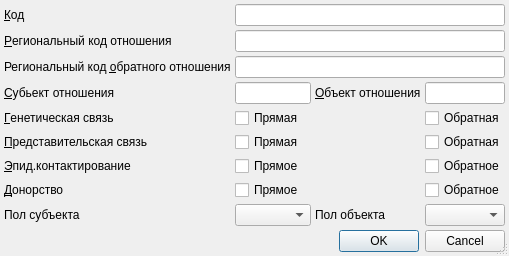
<?xml version="1.0" encoding="UTF-8"?>
<ui version="4.0">
 <class>ItemEditorDialog</class>
 <widget class="QDialog" name="ItemEditorDialog">
  <property name="geometry">
   <rect>
    <x>0</x>
    <y>0</y>
    <width>490</width>
    <height>250</height>
   </rect>
  </property>
  <property name="windowTitle">
   <string>ChangeMe!</string>
  </property>
  <property name="sizeGripEnabled">
   <bool>true</bool>
  </property>
  <layout class="QGridLayout" name="gridLayout">
   <property name="margin">
    <number>4</number>
   </property>
   <property name="spacing">
    <number>4</number>
   </property>
   <item row="0" column="0">
    <widget class="QLabel" name="lblCode">
     <property name="text">
      <string>&amp;Код</string>
     </property>
     <property name="buddy">
      <cstring>edtCode</cstring>
     </property>
    </widget>
   </item>
   <item row="0" column="1" colspan="3">
    <widget class="QLineEdit" name="edtCode"/>
   </item>
   <item row="1" column="0">
    <widget class="QLabel" name="lblRegionalCode">
     <property name="text">
      <string>&amp;Региональный код отношения</string>
     </property>
     <property name="buddy">
      <cstring>edtRegionalCode</cstring>
     </property>
    </widget>
   </item>
   <item row="1" column="1" colspan="3">
    <widget class="QLineEdit" name="edtRegionalCode"/>
   </item>
   <item row="3" column="0">
    <widget class="QLabel" name="lblLeftName">
     <property name="text">
      <string>&amp;Субьект отношения</string>
     </property>
     <property name="buddy">
      <cstring>edtLeftName</cstring>
     </property>
    </widget>
   </item>
   <item row="3" column="1">
    <widget class="QLineEdit" name="edtLeftName">
     <property name="toolTip">
      <string>&lt;!DOCTYPE HTML PUBLIC &quot;-//W3C//DTD HTML 4.0//EN&quot; &quot;http://www.w3.org/TR/REC-html40/strict.dtd&quot;&gt;
&lt;html&gt;&lt;head&gt;&lt;meta name=&quot;qrichtext&quot; content=&quot;1&quot; /&gt;&lt;style type=&quot;text/css&quot;&gt;
p, li { white-space: pre-wrap; }
&lt;/style&gt;&lt;/head&gt;&lt;body style=&quot; font-family:'MS Shell Dlg 2'; font-size:8.25pt; font-weight:400; font-style:normal;&quot;&gt;
&lt;p style=&quot; margin-top:0px; margin-bottom:0px; margin-left:0px; margin-right:0px; -qt-block-indent:0; text-indent:0px;&quot;&gt;&lt;span style=&quot; font-size:8pt;&quot;&gt;(лат.) предметы, всякое лицо, вещь, о коих говорится.&lt;/span&gt;&lt;/p&gt;
&lt;p style=&quot; margin-top:0px; margin-bottom:0px; margin-left:0px; margin-right:0px; -qt-block-indent:0; text-indent:0px;&quot;&gt;&lt;span style=&quot; font-size:8pt;&quot;&gt;--&lt;/span&gt;&lt;/p&gt;
&lt;p style=&quot; margin-top:0px; margin-bottom:0px; margin-left:0px; margin-right:0px; -qt-block-indent:0; text-indent:0px;&quot;&gt;&lt;span style=&quot; font-size:8pt;&quot;&gt;Словарь Даля &lt;/span&gt;&lt;/p&gt;&lt;/body&gt;&lt;/html&gt;</string>
     </property>
    </widget>
   </item>
   <item row="3" column="2">
    <widget class="QLabel" name="lblRightName">
     <property name="text">
      <string>&amp;Объект отношения</string>
     </property>
     <property name="buddy">
      <cstring>edtRightName</cstring>
     </property>
    </widget>
   </item>
   <item row="3" column="3">
    <widget class="QLineEdit" name="edtRightName">
     <property name="toolTip">
      <string>&lt;!DOCTYPE HTML PUBLIC &quot;-//W3C//DTD HTML 4.0//EN&quot; &quot;http://www.w3.org/TR/REC-html40/strict.dtd&quot;&gt;
&lt;html&gt;&lt;head&gt;&lt;meta name=&quot;qrichtext&quot; content=&quot;1&quot; /&gt;&lt;style type=&quot;text/css&quot;&gt;
p, li { white-space: pre-wrap; }
&lt;/style&gt;&lt;/head&gt;&lt;body style=&quot; font-family:'MS Shell Dlg 2'; font-size:8.25pt; font-weight:400; font-style:normal;&quot;&gt;
&lt;p style=&quot; margin-top:0px; margin-bottom:0px; margin-left:0px; margin-right:0px; -qt-block-indent:0; text-indent:0px;&quot;&gt;&lt;span style=&quot; font-size:8pt;&quot;&gt;(лат.) предмет противоположный субъекту.&lt;/span&gt;&lt;/p&gt;
&lt;p style=&quot; margin-top:0px; margin-bottom:0px; margin-left:0px; margin-right:0px; -qt-block-indent:0; text-indent:0px;&quot;&gt;&lt;span style=&quot; font-size:8pt;&quot;&gt;--&lt;/span&gt;&lt;/p&gt;
&lt;p style=&quot; margin-top:0px; margin-bottom:0px; margin-left:0px; margin-right:0px; -qt-block-indent:0; text-indent:0px;&quot;&gt;&lt;span style=&quot; font-size:8pt;&quot;&gt;Словарь Даля&lt;/span&gt;&lt;/p&gt;&lt;/body&gt;&lt;/html&gt;</string>
     </property>
    </widget>
   </item>
   <item row="4" column="0">
    <widget class="QLabel" name="lblGenetic">
     <property name="text">
      <string>&amp;Генетическая связь</string>
     </property>
     <property name="buddy">
      <cstring>chkDirectGeneticRelation</cstring>
     </property>
    </widget>
   </item>
   <item row="4" column="1">
    <widget class="QCheckBox" name="chkDirectGeneticRelation">
     <property name="toolTip">
      <string>Передача генетического материала от субъекта к объекту</string>
     </property>
     <property name="text">
      <string>Прямая</string>
     </property>
    </widget>
   </item>
   <item row="4" column="3">
    <widget class="QCheckBox" name="chkBackwardGeneticRelation">
     <property name="toolTip">
      <string>&lt;!DOCTYPE HTML PUBLIC &quot;-//W3C//DTD HTML 4.0//EN&quot; &quot;http://www.w3.org/TR/REC-html40/strict.dtd&quot;&gt;
&lt;html&gt;&lt;head&gt;&lt;meta name=&quot;qrichtext&quot; content=&quot;1&quot; /&gt;&lt;style type=&quot;text/css&quot;&gt;
p, li { white-space: pre-wrap; }
&lt;/style&gt;&lt;/head&gt;&lt;body style=&quot; font-family:'MS Shell Dlg 2'; font-size:8.25pt; font-weight:400; font-style:normal;&quot;&gt;
&lt;p style=&quot; margin-top:0px; margin-bottom:0px; margin-left:0px; margin-right:0px; -qt-block-indent:0; text-indent:0px;&quot;&gt;&lt;span style=&quot; font-size:8pt;&quot;&gt;Передача генетического материала от объекта к субъекту&lt;/span&gt;&lt;/p&gt;&lt;/body&gt;&lt;/html&gt;</string>
     </property>
     <property name="text">
      <string>Обратная</string>
     </property>
    </widget>
   </item>
   <item row="5" column="0">
    <widget class="QLabel" name="lblRepresentative">
     <property name="text">
      <string>&amp;Представительская связь</string>
     </property>
     <property name="buddy">
      <cstring>chkDirectRepresentativeRelation</cstring>
     </property>
    </widget>
   </item>
   <item row="5" column="1">
    <widget class="QCheckBox" name="chkDirectRepresentativeRelation">
     <property name="toolTip">
      <string>Субъект является представителем объекта</string>
     </property>
     <property name="text">
      <string>Прямая</string>
     </property>
    </widget>
   </item>
   <item row="5" column="3">
    <widget class="QCheckBox" name="chkBackwardRepresentativeRelation">
     <property name="toolTip">
      <string>Объект является представителем субъекта</string>
     </property>
     <property name="text">
      <string>Обратная</string>
     </property>
    </widget>
   </item>
   <item row="6" column="0">
    <widget class="QLabel" name="lblEpidemic">
     <property name="text">
      <string>&amp;Эпид.контактирование</string>
     </property>
     <property name="buddy">
      <cstring>chkDirectEpidemicRelation</cstring>
     </property>
    </widget>
   </item>
   <item row="6" column="1">
    <widget class="QCheckBox" name="chkDirectEpidemicRelation">
     <property name="toolTip">
      <string>Возможна передача от субъекта к объекту</string>
     </property>
     <property name="text">
      <string>Прямое</string>
     </property>
    </widget>
   </item>
   <item row="6" column="3">
    <widget class="QCheckBox" name="chkBackwardEpidemicRelation">
     <property name="toolTip">
      <string>Возможна передача от объекта к субъекту</string>
     </property>
     <property name="text">
      <string>Обратное</string>
     </property>
    </widget>
   </item>
   <item row="7" column="0">
    <widget class="QLabel" name="lblDonation">
     <property name="text">
      <string>&amp;Донорство</string>
     </property>
     <property name="buddy">
      <cstring>chkDirectDonationRelation</cstring>
     </property>
    </widget>
   </item>
   <item row="7" column="1">
    <widget class="QCheckBox" name="chkDirectDonationRelation">
     <property name="toolTip">
      <string>Передача органов от субъекта к объекту</string>
     </property>
     <property name="text">
      <string>Прямое</string>
     </property>
    </widget>
   </item>
   <item row="7" column="3">
    <widget class="QCheckBox" name="chkBackwardDonationRelation">
     <property name="toolTip">
      <string>Передача органов от объекта к субъекту</string>
     </property>
     <property name="text">
      <string>Обратное</string>
     </property>
    </widget>
   </item>
   <item row="8" column="0">
    <widget class="QLabel" name="lblLeftSex">
     <property name="text">
      <string>Пол субъекта</string>
     </property>
     <property name="buddy">
      <cstring>cmbLeftSex</cstring>
     </property>
    </widget>
   </item>
   <item row="8" column="1">
    <widget class="QComboBox" name="cmbLeftSex">
     <item>
      <property name="text">
       <string/>
      </property>
     </item>
     <item>
      <property name="text">
       <string>мужской</string>
      </property>
     </item>
     <item>
      <property name="text">
       <string>женский</string>
      </property>
     </item>
    </widget>
   </item>
   <item row="8" column="2">
    <widget class="QLabel" name="lblRightSex">
     <property name="text">
      <string>Пол объекта</string>
     </property>
     <property name="buddy">
      <cstring>cmbRightSex</cstring>
     </property>
    </widget>
   </item>
   <item row="8" column="3">
    <widget class="QComboBox" name="cmbRightSex">
     <item>
      <property name="text">
       <string/>
      </property>
     </item>
     <item>
      <property name="text">
       <string>мужской</string>
      </property>
     </item>
     <item>
      <property name="text">
       <string>женский</string>
      </property>
     </item>
    </widget>
   </item>
   <item row="9" column="0">
    <spacer>
     <property name="orientation">
      <enum>Qt::Vertical</enum>
     </property>
     <property name="sizeHint" stdset="0">
      <size>
       <width>103</width>
       <height>16</height>
      </size>
     </property>
    </spacer>
   </item>
   <item row="10" column="0" colspan="4">
    <widget class="QDialogButtonBox" name="buttonBox">
     <property name="orientation">
      <enum>Qt::Horizontal</enum>
     </property>
     <property name="standardButtons">
      <set>QDialogButtonBox::Cancel|QDialogButtonBox::Ok</set>
     </property>
    </widget>
   </item>
   <item row="2" column="1" colspan="3">
    <widget class="QLineEdit" name="edtRegionalReverseCode"/>
   </item>
   <item row="2" column="0">
    <widget class="QLabel" name="lblRegionalReverseCode">
     <property name="text">
      <string>Региональный код &amp;обратного отношения</string>
     </property>
     <property name="buddy">
      <cstring>edtRegionalReverseCode</cstring>
     </property>
    </widget>
   </item>
  </layout>
 </widget>
 <tabstops>
  <tabstop>edtCode</tabstop>
  <tabstop>edtRegionalCode</tabstop>
  <tabstop>edtRegionalReverseCode</tabstop>
  <tabstop>edtLeftName</tabstop>
  <tabstop>edtRightName</tabstop>
  <tabstop>chkDirectGeneticRelation</tabstop>
  <tabstop>chkBackwardGeneticRelation</tabstop>
  <tabstop>chkDirectRepresentativeRelation</tabstop>
  <tabstop>chkBackwardRepresentativeRelation</tabstop>
  <tabstop>chkDirectEpidemicRelation</tabstop>
  <tabstop>chkBackwardEpidemicRelation</tabstop>
  <tabstop>chkDirectDonationRelation</tabstop>
  <tabstop>chkBackwardDonationRelation</tabstop>
  <tabstop>cmbLeftSex</tabstop>
  <tabstop>cmbRightSex</tabstop>
  <tabstop>buttonBox</tabstop>
 </tabstops>
 <resources/>
 <connections>
  <connection>
   <sender>buttonBox</sender>
   <signal>accepted()</signal>
   <receiver>ItemEditorDialog</receiver>
   <slot>accept()</slot>
   <hints>
    <hint type="sourcelabel">
     <x>171</x>
     <y>222</y>
    </hint>
    <hint type="destinationlabel">
     <x>117</x>
     <y>106</y>
    </hint>
   </hints>
  </connection>
  <connection>
   <sender>buttonBox</sender>
   <signal>rejected()</signal>
   <receiver>ItemEditorDialog</receiver>
   <slot>reject()</slot>
   <hints>
    <hint type="sourcelabel">
     <x>251</x>
     <y>222</y>
    </hint>
    <hint type="destinationlabel">
     <x>247</x>
     <y>107</y>
    </hint>
   </hints>
  </connection>
 </connections>
</ui>
